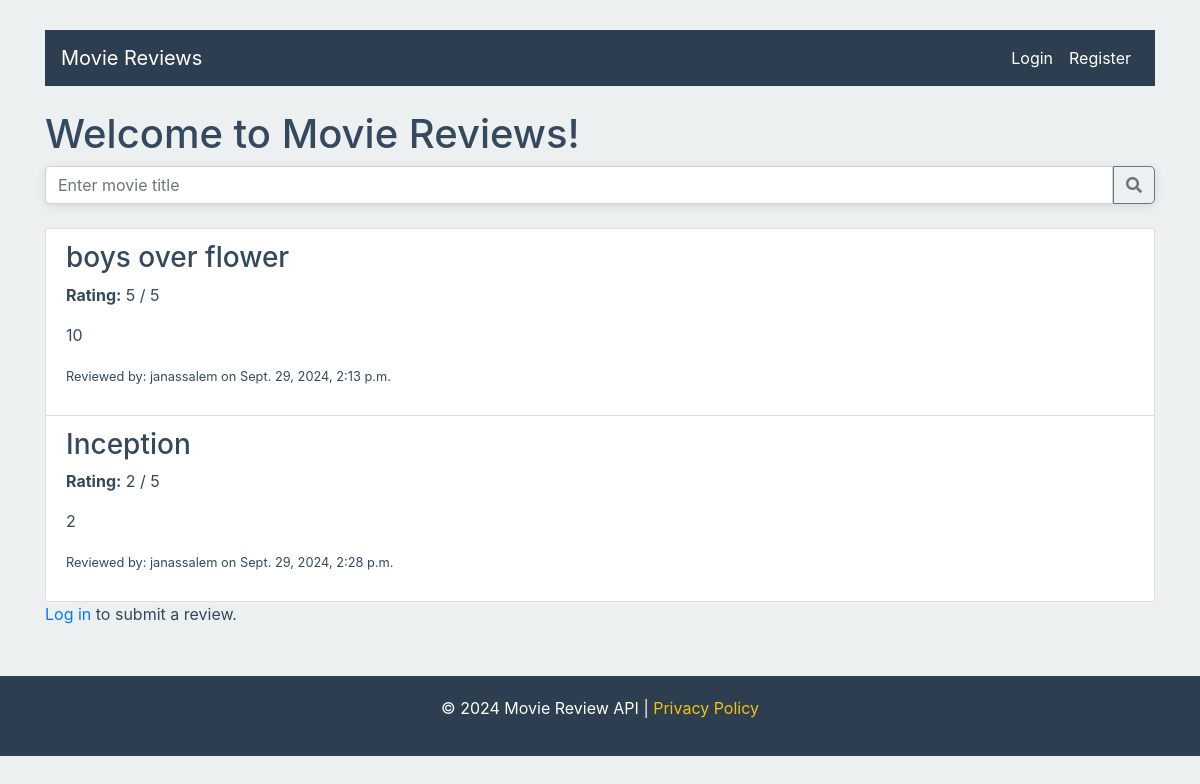
The app's page /api/, older data.
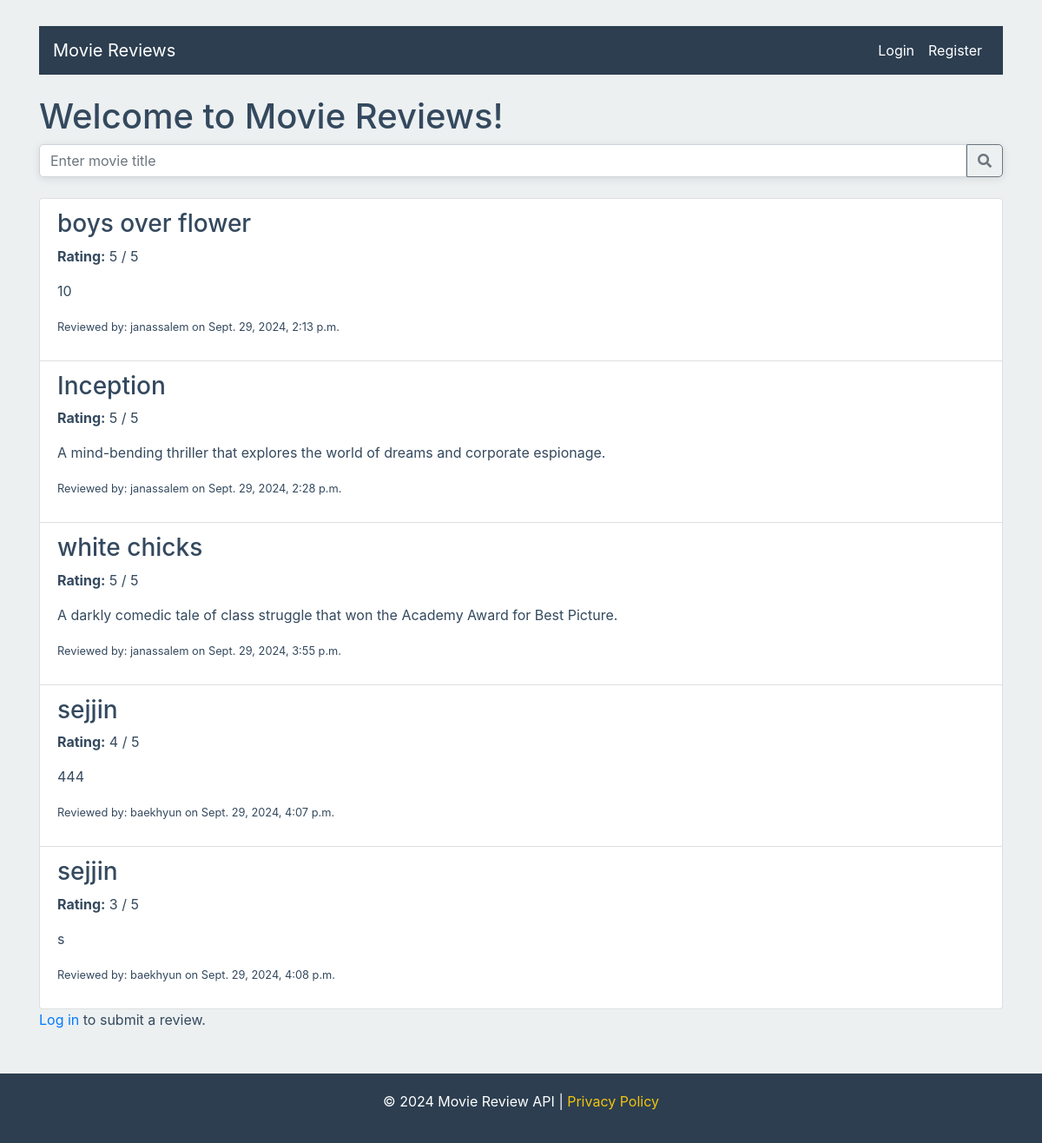
The same page, newer data.
### reviews/models.py (models this page shows, shortened)
class Review(models.Model):
    movie_title = models.CharField(max_length=255)
    review_content = models.TextField()
    rating = models.IntegerField()  # 1 to 5
    user = models.ForeignKey(User, on_delete=models.CASCADE)
    created_at = models.DateTimeField(auto_now_add=True)

### reviews/views.py (the view)
# urls.py: 2. Add a URL to urlpatterns:  path('', views.home, name='home')
def home(request):
    search_query = request.GET.get('search', '')
    reviews = Review.objects.filter(movie_title__icontains=search_query) if search_query else Review.objects.all()
    return render(request, 'home.html', {'reviews': reviews})

### reviews/templates/home.html (shortened to what this page needs)
{% extends 'base.html' %}
{% block content %}
<h1>Welcome to Movie Reviews!</h1>
<form method="GET" action="{% url 'home' %}" class="mb-4">
    <div class="input-group">
        <input type="text" name="search" id="search" class="form-control" placeholder="Enter movie title" aria-label="Search for a movie" value="{{ request.GET.search }}" required>
        <button class="btn btn-outline-secondary" type="submit">
            <i class="fas fa-search"></i>
        </button>
    </div>
</form>
{% if reviews %}
    <ul class="list-group">
        {% for review in reviews %}
            <li class="list-group-item">
                <h3>{{ review.movie_title }}</h3>
                <p><strong>Rating:</strong> {{ review.rating }} / 5</p>
                <p>{{ review.review_content }}</p>
                <p><small>Reviewed by: {{ review.user.username }} on {{ review.created_at }}</small></p>
            </li>
        {% endfor %}
    </ul>
{% else %}
    <p>No reviews available.</p>
{% endif %}
{% if user.is_authenticated %}
    <a href="{% url 'review-list' %}" class="btn btn-primary">Add a Review</a>
{% else %}
    <p><a href="{% url 'login' %}">Log in</a> to submit a review.</p>
{% endif %}
{% endblock %}

Row changes from the older to the newer data that the page shows:
changed Review "Inception": rating "2" → "5"; review_content "2" → "A mind-bending thriller that explores the world of dreams and corporate espionage."
added Review: movie_title "white chicks", rating "5", review_content "A darkly comedic tale of class struggle that won the Academy Award for Best Picture.", user.username "janassalem", created_at "Sept. 29, 2024, 3:55 p.m."
added Review: movie_title "sejjin", rating "4", review_content "444", user.username "baekhyun", created_at "Sept. 29, 2024, 4:07 p.m."
added Review: movie_title "sejjin", rating "3", review_content "s", user.username "baekhyun", created_at "Sept. 29, 2024, 4:08 p.m."
